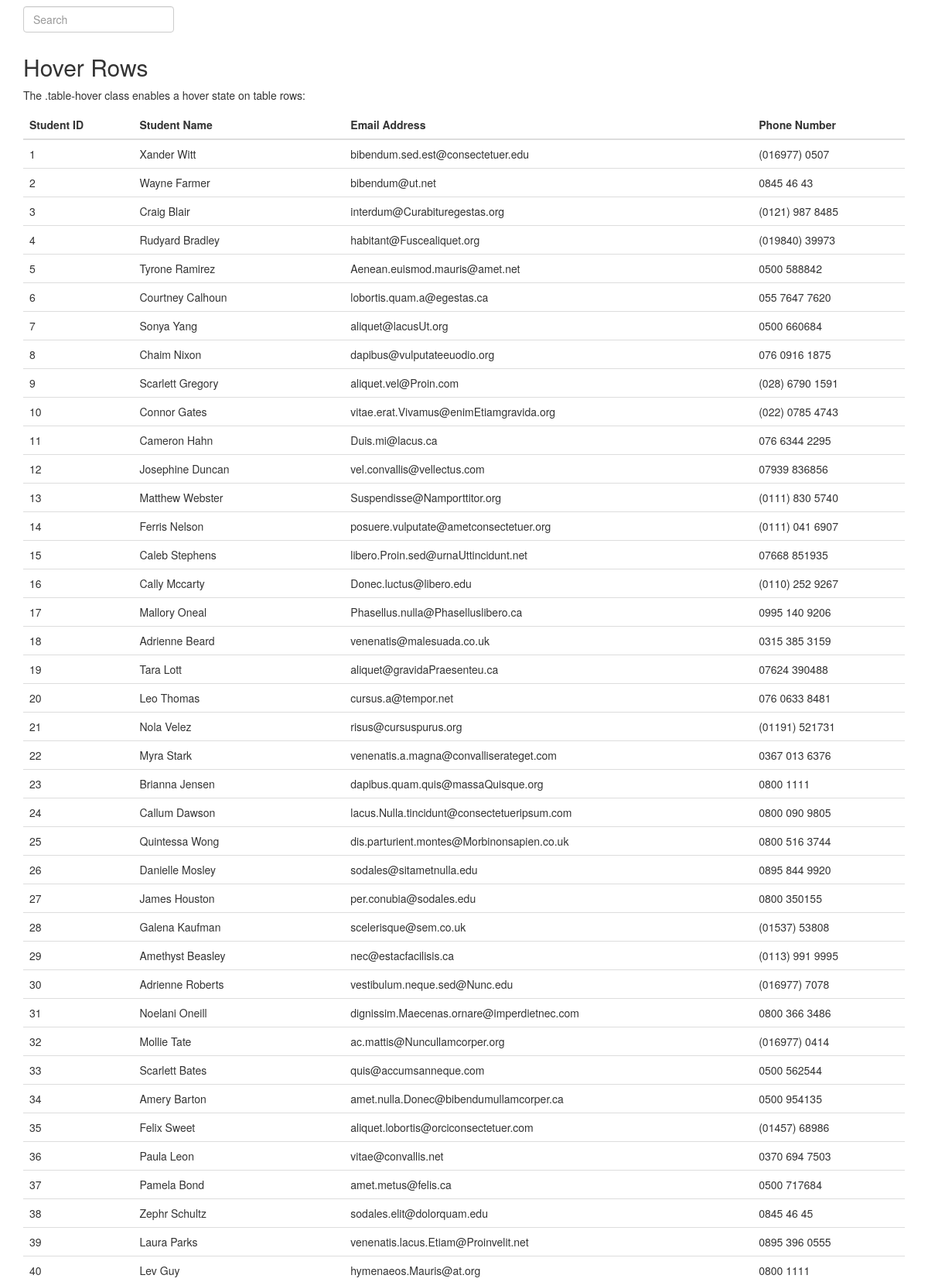
The page / (upper part) on the database its author committed.
### tables this page shows
CREATE TABLE `tbl_student` (
  `student_id` int(11) NOT NULL,
  `student_name` varchar(256) NOT NULL,
  `email_address` varchar(256) NOT NULL,
  `phone_number` varchar(256) NOT NULL
);

### index.php (the view, shortened to what this page needs)
<?php
$servername = "localhost";
$username = "root";
$password = "";
$dbname = "ajax_search_seip_17";
$conn = new mysqli($servername, $username, $password, $dbname);
$sql = "SELECT * FROM tbl_student";
$result = $conn->query($sql);
?>
<!DOCTYPE html>
<html lang="en">
    <head>
        <link rel="stylesheet" href="http://maxcdn.bootstrapcdn.com/bootstrap/3.3.6/css/bootstrap.min.css">
    </head>
    <body>
        <div class="container-fluid">
            <form class="navbar-form navbar-left" role="search">
                <div class="form-group">
                    <input type="text" class="form-control" placeholder="Search" onkeyup="ajax_search(this.value,'res')">
                </div>
            </form>
        </div>
        <div class="container">
            <h2>Hover Rows</h2>
            <p>The .table-hover class enables a hover state on table rows:</p>
            <div id="res">
                <table class="table table-hover">
                    <thead>
                        <tr>
                            <th>Student ID</th>
                            <th>Student Name</th>
                            <th>Email Address</th>
                            <th>Phone Number</th>
                        </tr>
                    </thead>
                    <tbody>
                        <?php
                        if ($result->num_rows > 0) {
                            while ($row = $result->fetch_assoc()) {
                                ?>
                                <tr>
                                    <td><?php echo $row["student_id"]; ?></td>
                                    <td><?php echo $row["student_name"]; ?></td>
                                    <td><?php echo $row["email_address"]; ?></td>
                                    <td><?php echo $row["phone_number"]; ?></td>
                                </tr>
                                <?php
                            }
                        } else {
                            echo "0 results";
                        }
                        ?>
                    </tbody>
                </table>
            </div>
        </div>
    </body>
</html>

### rows shown on the page
tbl_student: student_id "1", student_name "Xander Witt", email_address "bibendum.sed.est@consectetuer.edu", phone_number "(016977) 0507"
tbl_student: student_id "2", student_name "Wayne Farmer", email_address "bibendum@ut.net", phone_number "0845 46 43"
tbl_student: student_id "3", student_name "Craig Blair", email_address "interdum@Curabituregestas.org", phone_number "(0121) 987 8485"
tbl_student: student_id "4", student_name "Rudyard Bradley", email_address "habitant@Fuscealiquet.org", phone_number "(019840) 39973"
tbl_student: student_id "5", student_name "Tyrone Ramirez", email_address "Aenean.euismod.mauris@amet.net", phone_number "0500 588842"
tbl_student: student_id "6", student_name "Courtney Calhoun", email_address "lobortis.quam.a@egestas.ca", phone_number "055 7647 7620"
tbl_student: student_id "7", student_name "Sonya Yang", email_address "aliquet@lacusUt.org", phone_number "0500 660684"
tbl_student: student_id "8", student_name "Chaim Nixon", email_address "dapibus@vulputateeuodio.org", phone_number "076 0916 1875"
tbl_student: student_id "9", student_name "Scarlett Gregory", email_address "aliquet.vel@Proin.com", phone_number "(028) 6790 1591"
tbl_student: student_id "10", student_name "Connor Gates", email_address "vitae.erat.Vivamus@enimEtiamgravida.org", phone_number "(022) 0785 4743"
tbl_student: student_id "11", student_name "Cameron Hahn", email_address "Duis.mi@lacus.ca", phone_number "076 6344 2295"
tbl_student: student_id "12", student_name "Josephine Duncan", email_address "vel.convallis@vellectus.com", phone_number "07939 836856"
tbl_student: student_id "13", student_name "Matthew Webster", email_address "Suspendisse@Namporttitor.org", phone_number "(0111) 830 5740"
tbl_student: student_id "14", student_name "Ferris Nelson", email_address "posuere.vulputate@ametconsectetuer.org", phone_number "(0111) 041 6907"
tbl_student: student_id "15", student_name "Caleb Stephens", email_address "libero.Proin.sed@urnaUttincidunt.net", phone_number "07668 851935"
tbl_student: student_id "16", student_name "Cally Mccarty", email_address "Donec.luctus@libero.edu", phone_number "(0110) 252 9267"
tbl_student: student_id "17", student_name "Mallory Oneal", email_address "Phasellus.nulla@Phaselluslibero.ca", phone_number "0995 140 9206"
tbl_student: student_id "18", student_name "Adrienne Beard", email_address "venenatis@malesuada.co.uk", phone_number "0315 385 3159"
tbl_student: student_id "19", student_name "Tara Lott", email_address "aliquet@gravidaPraesenteu.ca", phone_number "07624 390488"
tbl_student: student_id "20", student_name "Leo Thomas", email_address "cursus.a@tempor.net", phone_number "076 0633 8481"
tbl_student: student_id "21", student_name "Nola Velez", email_address "risus@cursuspurus.org", phone_number "(01191) 521731"
tbl_student: student_id "22", student_name "Myra Stark", email_address "venenatis.a.magna@convalliserateget.com", phone_number "0367 013 6376"
tbl_student: student_id "23", student_name "Brianna Jensen", email_address "dapibus.quam.quis@massaQuisque.org", phone_number "0800 1111"
tbl_student: student_id "24", student_name "Callum Dawson", email_address "lacus.Nulla.tincidunt@consectetueripsum.com", phone_number "0800 090 9805"
tbl_student: student_id "25", student_name "Quintessa Wong", email_address "dis.parturient.montes@Morbinonsapien.co.uk", phone_number "0800 516 3744"
tbl_student: student_id "26", student_name "Danielle Mosley", email_address "sodales@sitametnulla.edu", phone_number "0895 844 9920"
tbl_student: student_id "27", student_name "James Houston", email_address "per.conubia@sodales.edu", phone_number "0800 350155"
tbl_student: student_id "28", student_name "Galena Kaufman", email_address "scelerisque@sem.co.uk", phone_number "(01537) 53808"
tbl_student: student_id "29", student_name "Amethyst Beasley", email_address "nec@estacfacilisis.ca", phone_number "(0113) 991 9995"
tbl_student: student_id "30", student_name "Adrienne Roberts", email_address "vestibulum.neque.sed@Nunc.edu", phone_number "(016977) 7078"
tbl_student: student_id "31", student_name "Noelani Oneill", email_address "dignissim.Maecenas.ornare@imperdietnec.com", phone_number "0800 366 3486"
tbl_student: student_id "32", student_name "Mollie Tate", email_address "ac.mattis@Nuncullamcorper.org", phone_number "(016977) 0414"
tbl_student: student_id "33", student_name "Scarlett Bates", email_address "quis@accumsanneque.com", phone_number "0500 562544"
tbl_student: student_id "34", student_name "Amery Barton", email_address "amet.nulla.Donec@bibendumullamcorper.ca", phone_number "0500 954135"
tbl_student: student_id "35", student_name "Felix Sweet", email_address "aliquet.lobortis@orciconsectetuer.com", phone_number "(01457) 68986"
tbl_student: student_id "36", student_name "Paula Leon", email_address "vitae@convallis.net", phone_number "0370 694 7503"
tbl_student: student_id "37", student_name "Pamela Bond", email_address "amet.metus@felis.ca", phone_number "0500 717684"
tbl_student: student_id "38", student_name "Zephr Schultz", email_address "sodales.elit@dolorquam.edu", phone_number "0845 46 45"
tbl_student: student_id "39", student_name "Laura Parks", email_address "venenatis.lacus.Etiam@Proinvelit.net", phone_number "0895 396 0555"
tbl_student: student_id "40", student_name "Lev Guy", email_address "hymenaeos.Mauris@at.org", phone_number "0800 1111"
